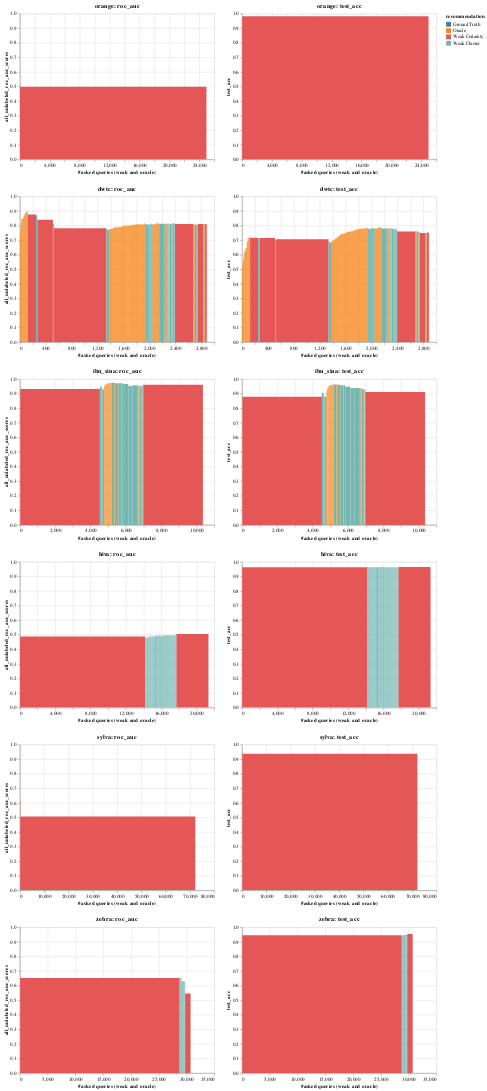

Notebook code cell kept with this figure:
### Code cell
pre_fetch_data(1)
visualise_top_n(1)
